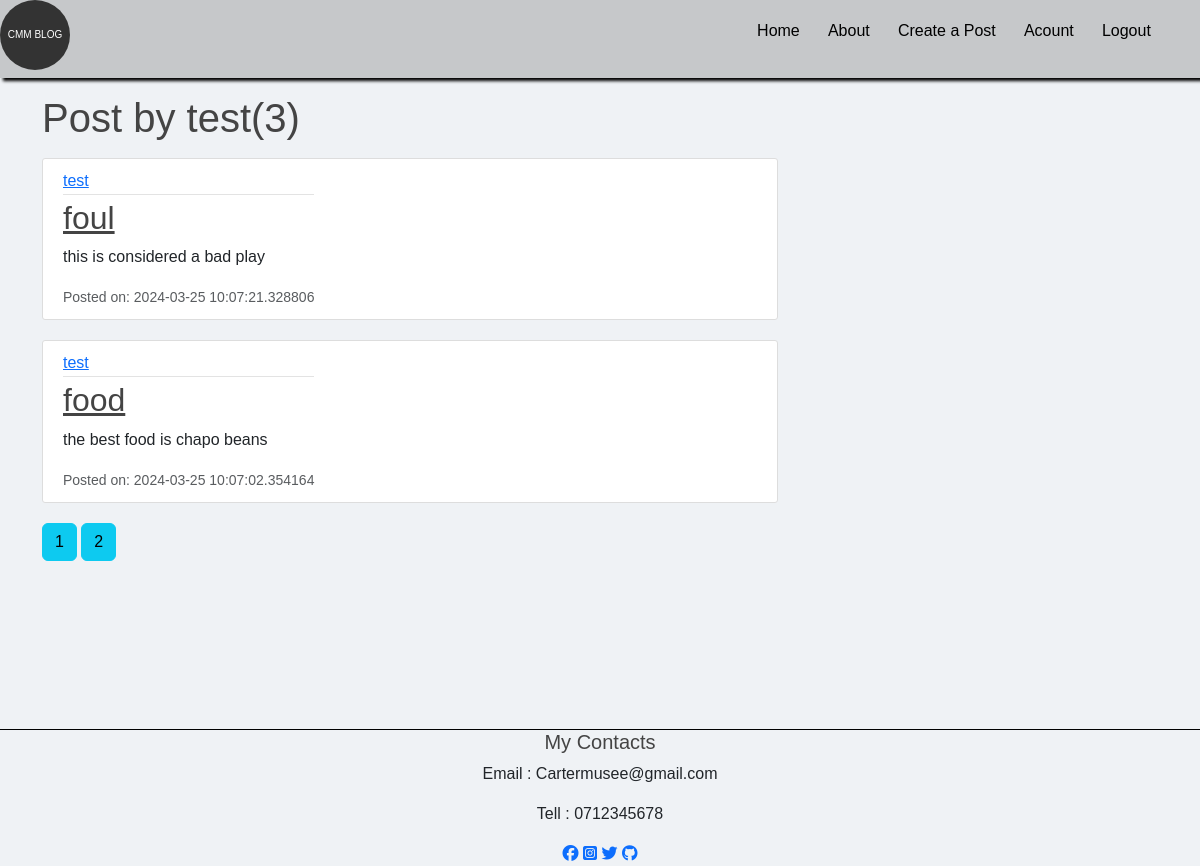
Screenshot of /user/test (signed in) with the database file from the repository.
### flaskblog/modules.py (models this page shows, shortened)
class User(db.Model,UserMixin):
    id = db.Column(db.Integer, primary_key=True)
    username = db.Column(db.String(20), unique=True, nullable=False)
    email = db.Column(db.String(120), unique=True, nullable=False)
    image_file = db.Column(db.String(20), nullable=False, default='default.jpg')
    password = db.Column(db.String(60), nullable=False)
    post = db.relationship('Post',backref='author',lazy=True)

class Post(db.Model):
    id = db.Column(db.Integer, primary_key=True)
    title = db.Column(db.String(100), nullable=False)
    date_posted = db.Column(db.DateTime, nullable=False, default=datetime.utcnow)
    content = db.Column(db.Text(2000), nullable=False)
    user_id = db.Column(db.Integer(), db.ForeignKey('user.id'), nullable=False)

### flaskblog/routes.py (the view)
@app.route("/user/<string:username>")
@login_required
def user_posts(username):
    page = request.args.get('page',1,type=int)
    user = User.query.filter_by(username=username).first_or_404()
    posts=Post.query.filter_by(author=user)\
        .order_by(Post.date_posted.desc())\
        .paginate(page=page,per_page=2)
    return render_template("user_post.html",posts=posts,user=user)

### flaskblog/modules.py (called while the page is built)
@login_manager.user_loader
def load_user(user_id):
    return User.query.get(int(user_id))

### flaskblog/templates/user_post.html
{% extends "layout.html" %}
{% block body%}
<h1 class="mb-3">Post by {{user.username}}({{posts.total}})</h1>
    {% for post in posts.items %}
    <article class="media content-section">
        <div class="media-body">
          <div class="article-metadata">
            <a class="mr-2" href="{{ url_for('user_posts', username=post.author.username) }}">{{ post.author.username }}</a>
          </div>
          <h2><a class="article-title" href="{{ url_for('post',post_id=post.id) }}">{{ post.title }}</a></h2>
          <p class="article-content">{{ post.content }}</p>
          <small class="text-muted">Posted on: {{ post.date_posted }}</small>
        </div>
      </article>
    {% endfor%}
    {% for page_num in posts.iter_pages(left_edge=1,right_edge=1,left_current=2,right_current=2)%}
      {% if page_num %}
        {% if posts.page == page_num %}
          <a class="btn btn-info mb-4" href="{{ url_for('user_posts', username=user.username,page=page_num) }}">{{ page_num }}</a>
        {% else %}
          <a class="btn btn-info mb-4" href="{{ url_for('user_posts',username=user.username, page=page_num) }}">{{ page_num }}</a>
        {%endif%}
      {% else %}
        ...
      {% endif %}
    {% endfor %}
{% endblock %}

### flaskblog/static/main.css (style rules this page uses)
* { margin: 0; padding: 0; box-sizing: border-box; font-family: sans-serif; }
body { background: rgb(239, 242, 245); }
h1, h2, h3, h4, h5, h6 { color: #444444; }
.content-section { background: #ffffff; padding: 10px 20px; border: 1px solid #dddddd; border-radius: 3px; margin-bottom: 20px; }
.article-title { color: #444444; }
.article-content { white-space: pre-line; }
.article-metadata { padding-bottom: 1px; margin-bottom: 4px; border-bottom: 1px solid #e3e3e3 }
.media { display: flex; }

### rows the page displays
User: username "test"
Post: author.username "test", title "foul", content "this is considered a bad play", date_posted "2024-03-25 10:07:21.328806"
Post: author.username "test", title "food", content "the best food is chapo beans", date_posted "2024-03-25 10:07:02.354164"

### other values shown
{{ posts.total }} "3"
{{ page_num }} "1"
{{ page_num }} "2"
